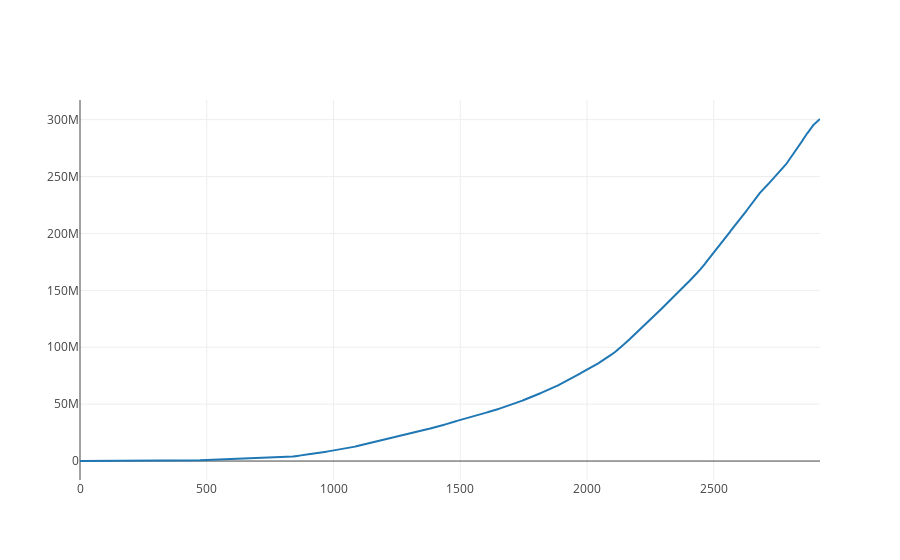

The code cell stored with this chart in its notebook:
### Code cell
btc_trace = go.Scatter(x=df.index,y=df['btc_n_transactions_total'],name = 'price')
#btc_trace = go.Scatter(x=data.index, y=data['Weighted Price'], name= 'Price')
py.iplot([btc_trace])

### Figure 1 — Plotly figure (JSON) as saved in the notebook; plotly's stock layout.template omitted (floating-point values rounded to 4 significant figures; data arrays with more than 128 entries replaced by an {"elided": "..."} marker saying what was removed)
{"data": [{"name": "price", "type": "scatter", "x": {"elided": "2920 int values"}, "y": {"elided": "2920 int values"}}], "layout": {}}
